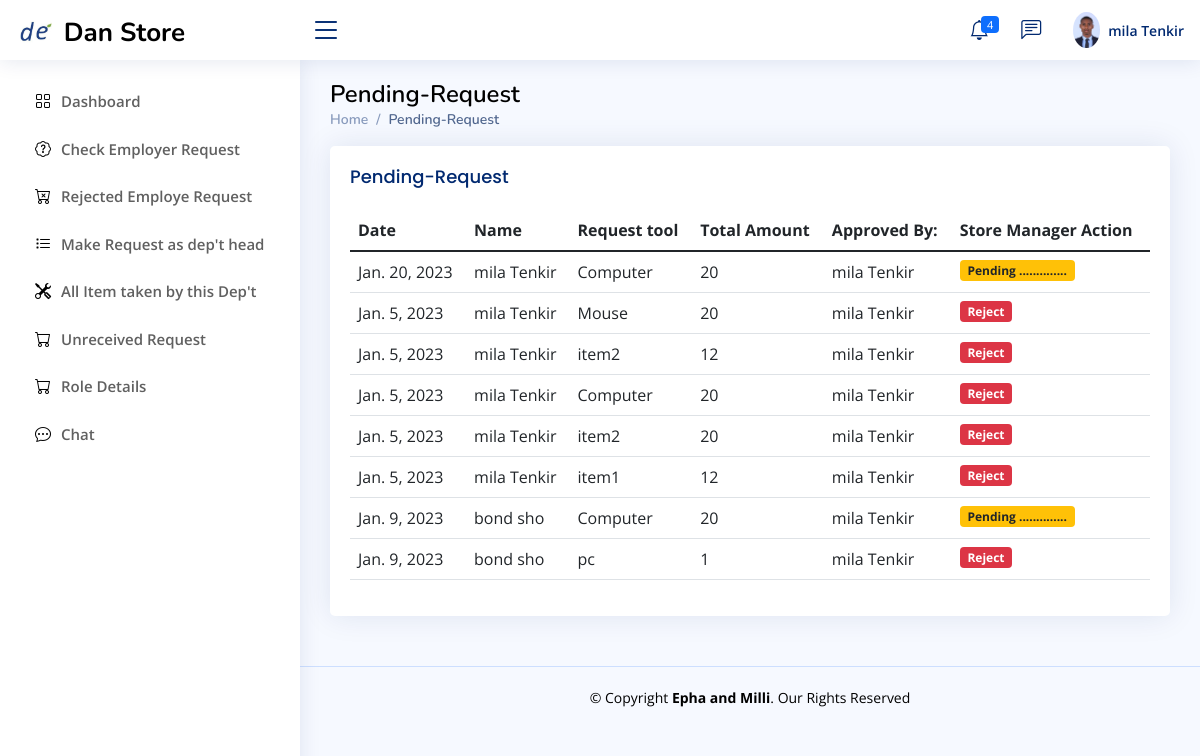
The page /department_head/unreceived-request (signed in) on the database as committed earlier.
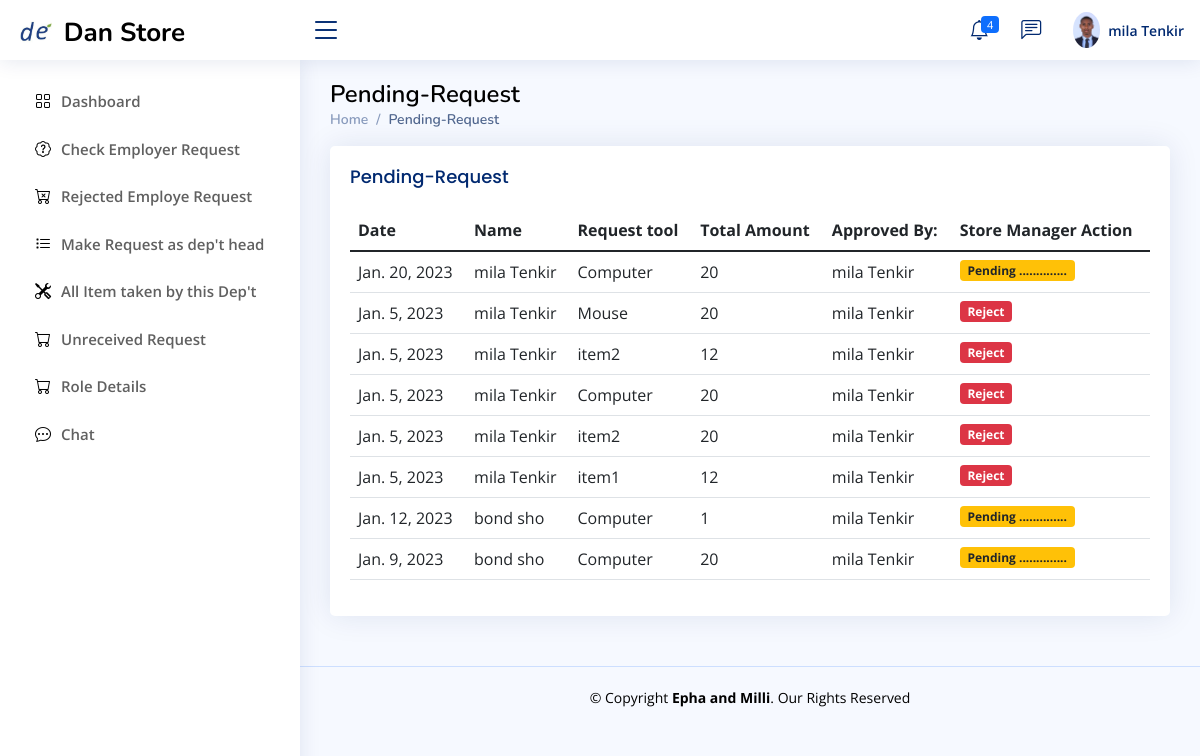
The same page on the database as committed later.
### Department_Head/models.py (models this page shows)
class dept_request_form1_permanent(models.Model):
    store_Keeper_action_choice=(
        ('Pending','Pending'),
        ('Allowed','Allowed'),
        ('wait','wait'),
        ('Reject','Reject'),
    )
    dept_head_action_choice=(
        ('Pending','Pending'),
        ('Approved','Approved'),
        ('Rejected','Rejected'),
    )
    Recival_status=(
        ('Received ','Received'),
        ('Not_Received ','Not_Received'),
         ('Returned','Returned'),
    )
    Recival_status_by_Employer=models.CharField(max_length=200,null=True,choices=Recival_status)
    request_store=models.ForeignKey(allStore,null=True,blank=True,on_delete=models.CASCADE)
    date=models.DateField(auto_now_add=True,null=True)
    dept_head_Action=models.CharField(max_length=200,null=True,choices=dept_head_action_choice,default='Approved')
    Store_Keeper_Action=models.CharField(max_length=200,null=True,choices=store_Keeper_action_choice,default='Pending')
    Request_by=models.CharField(max_length=100,null=True,blank=True)
    Department=models.CharField(max_length=100,null=True,blank=True)
    checkd_by=models.ForeignKey(employ,null=True,blank=True,on_delete=models.CASCADE)
    Description=models.CharField(max_length=100,null=True,blank=True)
    unit=models.CharField(max_length=100,null=True,blank=True)
    req_qty=models.CharField(max_length=100,null=True,blank=True)
    Remark=models.CharField(max_length=100,null=True,blank=True)
    note=models.TextField(max_length=100,null=True,blank=True)

### Store_manager/models.py (models this page shows, shortened)
class employ(models.Model):
    user=models.ForeignKey(User,null=True,blank=True,on_delete=models.CASCADE)
    role= models.CharField(max_length=200,null=True,blank=True)
    profile_pic=models.ImageField(null=True,blank=True, upload_to='Profile/')
    Full_Name=models.CharField(max_length=300, null=True)
    gender = models.CharField(max_length=20,null=True,blank=True)
    phone1 = models.CharField(max_length=200, null=True)
    phone2 = models.CharField(max_length=200, null=True)
    facebook = models.CharField(max_length=200, null=True,blank=True)
    telegram = models.CharField(max_length=200, null=True,blank=True)
    instagram = models.CharField(max_length=200, null=True,blank=True)
    about = models.TextField(max_length=500, null=True)
    address = models.CharField(max_length=200, null=True)
    inDepartment = models.CharField(max_length=300,null=True)
    date_created = models.DateTimeField(auto_now_add=True, null=True)
    Thechnologist =models.BooleanField(blank=True,null=True,default=False)
    accessStore=models.ForeignKey(allStore,null=True,blank=True,on_delete=models.CASCADE)
    Titel = models.CharField(max_length=20,null=True,blank=True)
    Filed_Study = models.CharField(max_length=20,null=True,blank=True)
    Collage = models.CharField(max_length=20,null=True,blank=True)
    grade=models.CharField(max_length=20,null=True,blank=True)
    Year_Graguation = models.DateField(null=True,blank=True)
    Document=models.FileField(null=True,blank=True,upload_to="File/Document")

class employe_request_form1_permanent(models.Model):
    store_Keeper_action_choice=(
        ('Pending','Pending'),
        ('Allowed','Allowed'),
        ('Reject','Reject'),
        ('Received ','Received'),
    )
    dept_head_action_choice=(
        ('Pending','Pending'),
        ('Approved','Approved'),
        ('Rejected','Rejected'),
    )
    Recival_status=(
        ('Received ','Received'),
        ('Not_Received ','Not_Received'),
        ('Returned','Returned'),
    )
    request_store=models.ForeignKey(allStore,null=True,blank=True,on_delete=models.CASCADE)
    date=models.DateField(auto_now_add=True,null=True)
    dept_head_Action=models.CharField(max_length=200,null=True,choices=dept_head_action_choice,default='Pending')
    Store_Keeper_Action=models.CharField(max_length=200,null=True,choices=store_Keeper_action_choice,default='Pending')
    Recival_status_by_Employer=models.CharField(max_length=200,null=True,choices=Recival_status)
    Request_by=models.CharField(max_length=100,null=True,blank=True)
    Department=models.CharField(max_length=100,null=True,blank=True)
    checkd_by=models.ForeignKey(employ,null=True,blank=True,on_delete=models.CASCADE)
    Description=models.CharField(max_length=100,null=True,blank=True)
    unit=models.CharField(max_length=100,null=True,blank=True)
    req_qty=models.CharField(max_length=100,null=True,blank=True)
    Remark=models.CharField(max_length=100,null=True,blank=True)
    note=models.TextField(max_length=100,null=True,blank=True)

### Department_Head/views.py (the view)
# urls.py: path('unreceived-request',views.unreceived_request,name="unreceived-request"),
def unreceived_request(request):
    curretnUser = request.user
    exploreU = employ.objects.get(user = curretnUser)
    me_with=exploreU
    admin=exploreU
    my_message=chatbot.objects.filter(me_with=me_with)
    re_employ=employ.objects.get(user=curretnUser)
    admin = re_employ
    checkd_by=re_employ
    Request_by=re_employ.Full_Name
    requ_by_dept=dept_request_form1_permanent.objects.filter (Q(Request_by=Request_by) | Q(checkd_by=checkd_by)).order_by("-id")
    requ_by_emp=employe_request_form1_permanent.objects.filter(Q(checkd_by=checkd_by) & Q(dept_head_Action="Approved")).order_by("-id")
    all_unreseved_req=list(chain(requ_by_dept, requ_by_emp))
    context={
        'admin':admin,
        'all_unreseved_req':all_unreseved_req,
        'my_message':my_message
    }
    return render(request,'Department_head/unreceived_request.html',context)

### Templates/Department_head/unreceived_request.html
{% extends 'Department_head/D_base.html' %}
{% block d_head  %}
<main id="main" class="main">
    <div class="pagetitle">
      <h1 style="color: black">Pending-Request</h1>
      <nav>
        <ol class="breadcrumb">
          <li class="breadcrumb-item"><a href="{% url 'dept-dashboard' %}">Home</a></li>
          <li class="breadcrumb-item active">Pending-Request</li>
        </ol>
      </nav>
    </div>
    <section class="section">
        <div class="row">
          <div class="col-lg-12">
            <div class="card recent-sales overflow-auto">
                <div class="card-body">
                  <h5 class="card-title">Pending-Request</h5>
                  <table class="table datatable">
                    <thead>
                      <tr>
                        <th scope="col">Date</th>
                        <th scope="col">Name</th>
                        <th scope="col">Request tool</th>
                        <th scope="col">Total Amount</th>
                        <th scope="col">Approved By:</th>
                        <th scope="col">Store Manager Action</th>
                      </tr>
                    </thead>
                    <tbody>
                      {% for unrec in all_unreseved_req %}
                      {% if unrec.Store_Keeper_Action != "Allowed" %}
                      <tr>
                        <td>{{unrec.date}}</td>
                        <td>{{unrec.Request_by}}</td>
                        <td>{{unrec.Description}}</td>
                        <td>{{unrec.req_qty}}</td>
                        <td>{{unrec.checkd_by.Full_Name}}</td>
                        {% if unrec.Store_Keeper_Action == "Pending" %}
                        <td><span class="badge bg-warning text-dark">{{unrec.Store_Keeper_Action}} ..............</span></td>
                        {% elif unrec.Store_Keeper_Action == 'wait' %}
                        <td><span class="badge bg-info">{{unrec.Store_Keeper_Action}}</span></td>
                        {% elif unrec.Store_Keeper_Action == 'Reject' %}
                        <td><span class="badge bg-danger">{{unrec.Store_Keeper_Action}}</span></td>
                        {% endif %}
                      </tr>
                      {% endif %}
                      {% endfor %}
                    </tbody>
                  </table>
                </div>
              </div>
         </div>
    </section>
  </main>
{% endblock %}

Rows that differ between the two databases and show on the page:
removed employe_request_form1_permanent: date "Jan. 9, 2023", Request_by "bond sho", Description "pc", req_qty "1", checkd_by.Full_Name "mila Tenkir", Store_Keeper_Action "Reject"
now on this page (row edited): employe_request_form1_permanent: date "Jan. 12, 2023", Request_by "bond sho", Description "Computer", req_qty "1", checkd_by.Full_Name "mila Tenkir", Store_Keeper_Action "Pending"
